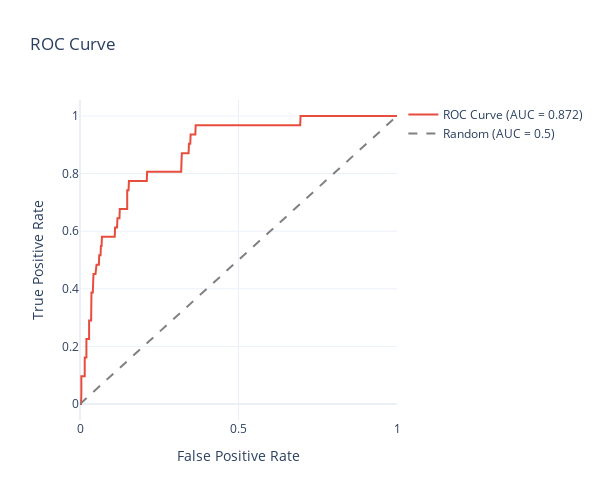

The cell this chart's notebook holds for it:
### Code cell
# ROC Curve
fpr, tpr, thresholds = roc_curve(y_test, y_final_proba)
roc_auc = roc_auc_score(y_test, y_final_proba)

fig = go.Figure()

# ROC Curve
fig.add_trace(go.Scatter(
    x=fpr, y=tpr,
    mode='lines',
    name=f'ROC Curve (AUC = {roc_auc:.3f})',
    line=dict(color='#e74c3c', width=2)
))

# 랜덤 기준선
fig.add_trace(go.Scatter(
    x=[0, 1], y=[0, 1],
    mode='lines',
    name='Random (AUC = 0.5)',
    line=dict(color='gray', dash='dash')
))

fig.update_layout(
    title='ROC Curve',
    xaxis_title='False Positive Rate',
    yaxis_title='True Positive Rate',
    height=500,
    width=600
)
fig.show()

### Figure 1 — Plotly figure (JSON) as saved in the notebook; plotly's stock layout.template omitted (floating-point values rounded to 4 significant figures)
{"data": [{"line": {"color": "#e74c3c", "width": 2}, "mode": "lines", "name": "ROC Curve (AUC = 0.872)", "type": "scatter", "x": [0, 0.001064, 0.003191, 0.004255, 0.004255, 0.01489, 0.01489, 0.01596, 0.02021, 0.02021, 0.02872, 0.02872, 0.03511, 0.03617, 0.03617, 0.04043, 0.04255, 0.04894, 0.05, 0.05213, 0.05319, 0.05957, 0.06064, 0.06489, 0.06596, 0.06809, 0.06915, 0.1096, 0.1106, 0.117, 0.1181, 0.1245, 0.1255, 0.1489, 0.1489, 0.1532, 0.1543, 0.1755, 0.1766, 0.2106, 0.2117, 0.2926, 0.2936, 0.3128, 0.3149, 0.3191, 0.3213, 0.3426, 0.3436, 0.3479, 0.3489, 0.3638, 0.3649, 0.3755, 0.3777, 0.4011, 0.4021, 0.4064, 0.4074, 0.6309, 0.633, 0.6947, 0.6957, 1], "y": [0, 0, 0, 0.03226, 0.09677, 0.09677, 0.1613, 0.1613, 0.1613, 0.2258, 0.2258, 0.2903, 0.2903, 0.3226, 0.3871, 0.3871, 0.4516, 0.4516, 0.4839, 0.4839, 0.4839, 0.4839, 0.5161, 0.5161, 0.5484, 0.5484, 0.5806, 0.5806, 0.6129, 0.6129, 0.6452, 0.6452, 0.6774, 0.6774, 0.7419, 0.7419, 0.7742, 0.7742, 0.7742, 0.7742, 0.8065, 0.8065, 0.8065, 0.8065, 0.8065, 0.8065, 0.871, 0.871, 0.9032, 0.9032, 0.9355, 0.9355, 0.9677, 0.9677, 0.9677, 0.9677, 0.9677, 0.9677, 0.9677, 0.9677, 0.9677, 0.9677, 1, 1]}, {"line": {"color": "gray", "dash": "dash"}, "mode": "lines", "name": "Random (AUC = 0.5)", "type": "scatter", "x": [0, 1], "y": [0, 1]}], "layout": {"height": 500, "title": {"text": "ROC Curve"}, "width": 600, "xaxis": {"title": {"text": "False Positive Rate"}}, "yaxis": {"title": {"text": "True Positive Rate"}}}}
